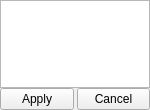
<?xml version="1.0" encoding="UTF-8"?>
<ui version="4.0">
 <class>ColumnMultiSelectDialog</class>
 <widget class="QDialog" name="ColumnMultiSelectDialog">
  <property name="geometry">
   <rect>
    <x>0</x>
    <y>0</y>
    <width>150</width>
    <height>110</height>
   </rect>
  </property>
  <property name="minimumSize">
   <size>
    <width>150</width>
    <height>110</height>
   </size>
  </property>
  <property name="windowTitle">
   <string>Select Columns</string>
  </property>
  <property name="sizeGripEnabled">
   <bool>false</bool>
  </property>
  <layout class="QVBoxLayout" name="verticalLayout">
   <property name="spacing">
    <number>0</number>
   </property>
   <property name="sizeConstraint">
    <enum>QLayout::SetDefaultConstraint</enum>
   </property>
   <property name="margin">
    <number>0</number>
   </property>
   <item>
    <widget class="QListView" name="column_names">
     <property name="minimumSize">
      <size>
       <width>150</width>
       <height>0</height>
      </size>
     </property>
     <property name="focusPolicy">
      <enum>Qt::NoFocus</enum>
     </property>
     <property name="viewMode">
      <enum>QListView::ListMode</enum>
     </property>
    </widget>
   </item>
   <item>
    <layout class="QHBoxLayout" name="horizontalLayout">
     <property name="spacing">
      <number>3</number>
     </property>
     <item>
      <widget class="QPushButton" name="apply_button">
       <property name="text">
        <string>Apply</string>
       </property>
       <property name="autoDefault">
        <bool>false</bool>
       </property>
      </widget>
     </item>
     <item>
      <widget class="QPushButton" name="cancel_button">
       <property name="text">
        <string>Cancel</string>
       </property>
       <property name="autoDefault">
        <bool>false</bool>
       </property>
      </widget>
     </item>
    </layout>
   </item>
  </layout>
 </widget>
 <resources/>
 <connections/>
</ui>
